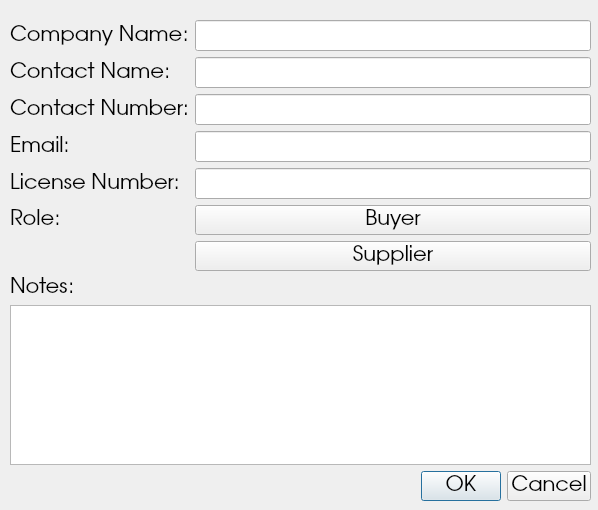
<?xml version="1.0" encoding="UTF-8"?>
<ui version="4.0">
 <class>Dialog</class>
 <widget class="QDialog" name="Dialog">
  <property name="geometry">
   <rect>
    <x>0</x>
    <y>0</y>
    <width>598</width>
    <height>510</height>
   </rect>
  </property>
  <property name="windowTitle">
   <string>Dialog</string>
  </property>
  <widget class="QWidget" name="verticalLayoutWidget">
   <property name="geometry">
    <rect>
     <x>10</x>
     <y>20</y>
     <width>581</width>
     <height>481</height>
    </rect>
   </property>
   <property name="font">
    <font>
     <family>URW Gothic L</family>
     <pointsize>16</pointsize>
    </font>
   </property>
   <layout class="QVBoxLayout" name="verticalLayout">
    <item>
     <layout class="QFormLayout" name="formLayout">
      <property name="fieldGrowthPolicy">
       <enum>QFormLayout::AllNonFixedFieldsGrow</enum>
      </property>
      <item row="0" column="0">
       <widget class="QLabel" name="label">
        <property name="font">
         <font>
          <family>URW Gothic L</family>
          <pointsize>16</pointsize>
         </font>
        </property>
        <property name="text">
         <string>Company Name:</string>
        </property>
       </widget>
      </item>
      <item row="0" column="1">
       <widget class="QLineEdit" name="lineCompany">
        <property name="font">
         <font>
          <family>URW Gothic L</family>
          <pointsize>16</pointsize>
         </font>
        </property>
       </widget>
      </item>
      <item row="1" column="0">
       <widget class="QLabel" name="label_2">
        <property name="font">
         <font>
          <family>URW Gothic L</family>
          <pointsize>16</pointsize>
         </font>
        </property>
        <property name="text">
         <string>Contact Name:</string>
        </property>
       </widget>
      </item>
      <item row="1" column="1">
       <widget class="QLineEdit" name="lineContactName">
        <property name="font">
         <font>
          <family>URW Gothic L</family>
          <pointsize>16</pointsize>
         </font>
        </property>
       </widget>
      </item>
      <item row="2" column="0">
       <widget class="QLabel" name="label_3">
        <property name="font">
         <font>
          <family>URW Gothic L</family>
          <pointsize>16</pointsize>
         </font>
        </property>
        <property name="text">
         <string>Contact Number:</string>
        </property>
       </widget>
      </item>
      <item row="2" column="1">
       <widget class="QLineEdit" name="lineContactNum">
        <property name="font">
         <font>
          <family>URW Gothic L</family>
          <pointsize>16</pointsize>
         </font>
        </property>
       </widget>
      </item>
      <item row="3" column="0">
       <widget class="QLabel" name="label_4">
        <property name="font">
         <font>
          <family>URW Gothic L</family>
          <pointsize>16</pointsize>
         </font>
        </property>
        <property name="text">
         <string>Email:</string>
        </property>
       </widget>
      </item>
      <item row="3" column="1">
       <widget class="QLineEdit" name="lineEmail">
        <property name="font">
         <font>
          <family>URW Gothic L</family>
          <pointsize>16</pointsize>
         </font>
        </property>
       </widget>
      </item>
      <item row="4" column="0">
       <widget class="QLabel" name="label_5">
        <property name="font">
         <font>
          <family>URW Gothic L</family>
          <pointsize>16</pointsize>
         </font>
        </property>
        <property name="text">
         <string>License Number:</string>
        </property>
       </widget>
      </item>
      <item row="4" column="1">
       <widget class="QLineEdit" name="lineLicenseNum">
        <property name="font">
         <font>
          <family>URW Gothic L</family>
          <pointsize>16</pointsize>
         </font>
        </property>
       </widget>
      </item>
      <item row="6" column="1">
       <widget class="QPushButton" name="pushSupplier">
        <property name="font">
         <font>
          <family>URW Gothic L</family>
          <pointsize>16</pointsize>
         </font>
        </property>
        <property name="text">
         <string>Supplier</string>
        </property>
        <property name="checkable">
         <bool>true</bool>
        </property>
       </widget>
      </item>
      <item row="5" column="1">
       <widget class="QPushButton" name="pushBuyer">
        <property name="font">
         <font>
          <family>URW Gothic L</family>
          <pointsize>16</pointsize>
         </font>
        </property>
        <property name="text">
         <string>Buyer</string>
        </property>
        <property name="checkable">
         <bool>true</bool>
        </property>
       </widget>
      </item>
      <item row="5" column="0">
       <widget class="QLabel" name="label_7">
        <property name="font">
         <font>
          <family>URW Gothic L</family>
          <pointsize>16</pointsize>
         </font>
        </property>
        <property name="text">
         <string>Role:</string>
        </property>
       </widget>
      </item>
     </layout>
    </item>
    <item>
     <widget class="QLabel" name="label_6">
      <property name="font">
       <font>
        <family>URW Gothic L</family>
        <pointsize>16</pointsize>
       </font>
      </property>
      <property name="text">
       <string>Notes:</string>
      </property>
     </widget>
    </item>
    <item>
     <widget class="QTextEdit" name="textNoteBox">
      <property name="font">
       <font>
        <family>URW Gothic L</family>
        <pointsize>16</pointsize>
       </font>
      </property>
     </widget>
    </item>
    <item>
     <widget class="QDialogButtonBox" name="buttonBox">
      <property name="font">
       <font>
        <family>URW Gothic L</family>
        <pointsize>16</pointsize>
       </font>
      </property>
      <property name="standardButtons">
       <set>QDialogButtonBox::Cancel|QDialogButtonBox::Ok</set>
      </property>
     </widget>
    </item>
   </layout>
  </widget>
 </widget>
 <resources/>
 <connections/>
</ui>
